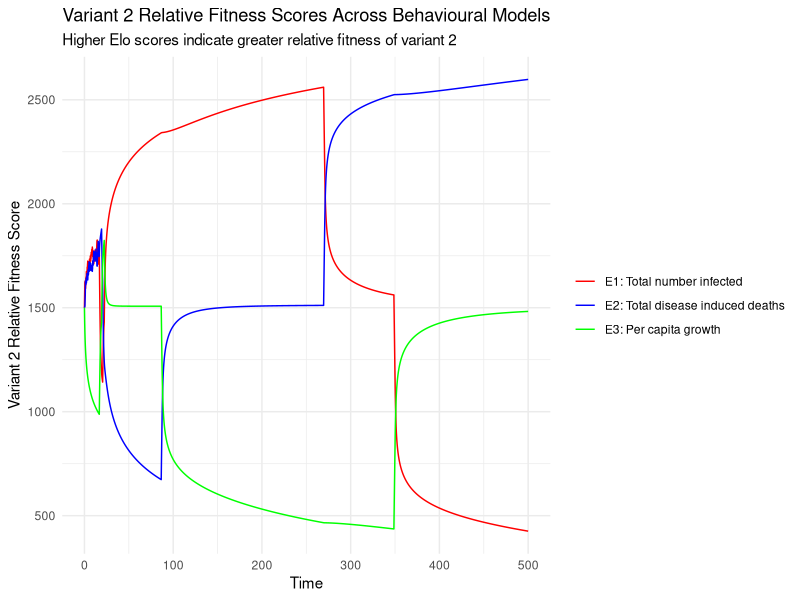

Write the R code that produced this figure.
# BEHAVIOURAL MEDIATION SCENARIO ANALYSIS: RANKING DIFFERENT BEHAVIOURAL MECHANISMS
rm(list=ls())
# setwd()
library(dplyr)
library(deSolve)
library(ggplot2)
library(tidyr)

# ELO RATING FUNCTION
# K FACTOR SET EQUAL TO 32 AS PER CHESS GAME CONVENTION
elo_update <- function(ER1, ER2, ES1, EK = 32) {
  if (is.na(ER1) || is.na(ER2) || is.na(ES1)) {
    return(c(ER1, ER2))
  }
  EP1 <- 1 / (1 + 10^((ER2 - ER1) / 400))
  ER1_new <- ER1 + EK * (ES1 - EP1)
  ER2_new <- ER2 + EK * ((1 - ES1) - (1 - EP1))
  return(c(ER1_new, ER2_new))
}

# BEHAVIOURAL MODEL 1: TOTAL NUMBER INFECTED
SIR_2strains_E1 <- function(t, state, parameters) {
  with(as.list(c(state, parameters)), {
    N1 <- S1 + I1 + R1
    N2 <- S2 + I2 + R2
    
    pre_peak <- 0
    post_peak <- 1
    
    lam1 <- ifelse(t < start_kappa, beta_1 * I1 / ((1 + pre_peak * kappa * (I1 + I2)) * N1), 
                   beta_1 * I1 / ((1 + post_peak * kappa * (I1 + I2)) * N1))
    lam2 <- ifelse(t < start_kappa, beta_2 * I2 / ((1 + pre_peak * kappa * (I1 + I2)) * N2), 
                   beta_2 * I2 / ((1 + post_peak * kappa * (I1 + I2)) * N2))
    
    dS1 <- mu*N1 + omega1*R1 - lam1*S1 - mu*S1
    dS2 <- mu*N2 + omega2*R2 - lam2*S2 - mu*S2
    dI1 <- lam1*S1 - nu1*I1 - mu*I1 - alpha*I1
    dR1 <- nu1*I1 - mu*R1 - omega1*R1
    dD1 <- alpha*I1
    dI2 <- lam2*S2 - nu2*I2 - mu*I2 - alpha*I2
    dR2 <- nu2*I2 - mu*R2 - omega2*R2
    dD2 <- alpha*I2
    
    list(c(dS1, dS2, dI1, dR1, dD1, dI2, dR2, dD2, growth_rate))
  })
}

# BEHAVIOURAL MODEL 2: TOTAL DISEASE INDUCED DEATHS
SIR_2strains_E2 <- function(t, state, parameters) {
  with(as.list(c(state, parameters)), {
    N1 <- S1 + I1 + R1
    N2 <- S2 + I2 + R2
    
    pre_peak <- 0
    post_peak <- 1
    
    lam1 <- ifelse(t < start_kappa, beta_1 * I1 / ((1 + pre_peak * alpha * kappa * (I1 + I2)) * N1), beta_1 * I1 / ((1 + post_peak * alpha * kappa * (I1 + I2)) * N1))
    lam2 <- ifelse(t < start_kappa, beta_2 * I2 / ((1 + pre_peak * alpha * kappa * (I1 + I2)) * N2), beta_2 * I2 / ((1 + post_peak * alpha * kappa * (I1 + I2)) * N2))
    
    dS1 <- mu*N1 + omega1*R1 - lam1*S1 - mu*S1
    dS2 <- mu*N2 + omega2*R2 - lam2*S2 - mu*S2
    dI1 <- lam1*S1 - nu1*I1 - mu*I1 - alpha*I1
    dR1 <- nu1*I1 - mu*R1 - omega1*R1
    dD1 <- alpha*I1
    dI2 <- lam2*S2 - nu2*I2 - mu*I2 - alpha*I2
    dR2 <- nu2*I2 - mu*R2 - omega2*R2
    dD2 <- alpha*I2
    
    list(c(dS1, dS2, dI1, dR1, dD1, dI2, dR2, dD2, growth_rate))
  })
}

# BEHAVIOURAL MODEL 3: PER CAPITA GROWTH
SIR_2strains_E3 <- function(t, state, parameters) {
  with(as.list(c(state, parameters)), {
    N1 <- S1 + I1 + R1
    N2 <- S2 + I2 + R2
    
    pre_peak <- 0
    post_peak <- 1
    
    lam1 <- ifelse(t < start_kappa, beta_1 * I1 / ((1 + pre_peak * kappa * growth_rate) * N1), beta_1 * I1 / ((1 + post_peak * kappa * growth_rate) * N1))
    lam2 <- ifelse(t < start_kappa, beta_2 * I2 / ((1 + pre_peak * kappa * growth_rate) * N2), beta_2 * I2 / ((1 + post_peak * kappa * growth_rate) * N2))
    
    dS1 <- mu*N1 + omega1*R1 - lam1*S1 - mu*S1
    dS2 <- mu*N2 + omega2*R2 - lam2*S2 - mu*S2
    dI1 <- lam1*S1 - nu1*I1 - mu*I1 - alpha*I1
    dR1 <- nu1*I1 - mu*R1 - omega1*R1
    dD1 <- alpha*I1
    dI2 <- lam2*S2 - nu2*I2 - mu*I2 - alpha*I2
    dR2 <- nu2*I2 - mu*R2 - omega2*R2
    dD2 <- alpha*I2
    
    growth_rate <- (dI1 + dI2)/(I1 + I2)
    
    list(c(dS1, dS2, dI1, dR1, dD1, dI2, dR2, dD2, growth_rate))
  })
}

# INITIAL CONDITIONS AND PARAMETERS
initN1 <- 999
initN2 <- 999
initI1 <- 1
initR1 <- 0
initD1 <- 0
initI2 <- 0
initR2 <- 0
initD2 <- 0
initS1 <- initN1 - initI1 - initR1
initS2 <- initN2 - initI2 - initR2

istate <- c(S1 = initS1, S2 = initS2, I1 = initI1, R1 = initR1, D1 = initD1,
            I2 = initI2, R2 = initR2, D2 = initD2, growth_rate = 0)

parameters_E <- c(
  mu = (1/(50*52*7)),
  beta_1 = 0.5,
  beta_2 = 0.8,
  alpha = (168/100000),
  nu1 = 1/10,
  nu2 = 1/10,
  omega1 = 0,
  omega2 = 0,
  kappa = 0.1,
  start_kappa = 16.78,
  start_I2 = 10.0
)

# SIMULATION TIME SETTINGS
time_start <- 0
time_stop <- 500
deltat <- 0.1
tps <- seq(time_start, time_stop, by = deltat)


# INITIALIZING I2 = 1 WHEN T = START_I2
I2_init <- data.frame(var = "I2", time = parameters_E["start_I2"], value = 1, method = "replace")

# RUNNING SIMULATIONS FOR EACH BEHAVIOURAL MODEL
out_E1 <- as.data.frame(ode(y = istate, times = tps, func = SIR_2strains_E1, 
                            parms = parameters_E, events = list(data = I2_init),
                            rtol=1e-6, atol=1e-6, hmax=1/120))

out_E2 <- as.data.frame(ode(y = istate, times = tps, func = SIR_2strains_E2, 
                            parms = parameters_E, events = list(data = I2_init),
                            rtol=1e-6, atol=1e-6, hmax=1/120))

out_E3 <- as.data.frame(ode(y = istate, times = tps, func = SIR_2strains_E3, 
                            parms = parameters_E, events = list(data = I2_init),
                            rtol=1e-6, atol=1e-6, hmax=1/120))

print(str(out_E3))
print(head(out_E3))
print(tail(out_E3))

# CALCULATING RT_1 AND RT_2 VALUES FOR OUT_E1
# ESTIMATING RT_1
out_E1 <- out_E1 %>%
  mutate(Rt_1 = (parameters_E["beta_1"] * out_E1[[2]])/
           ((out_E1[[2]] + out_E1[[4]] + out_E1[[5]])*
              (1 + parameters_E["kappa"] * (out_E1[[4]] + out_E1[[7]]))*
              (parameters_E["nu1"] + parameters_E["mu"] + parameters_E["alpha"])))
# ESTIMATING RT_2
out_E1 <- out_E1 %>%
  mutate(Rt_2 = (parameters_E["beta_2"]*out_E1[["S2"]])/
           ((out_E1[["S2"]] + out_E1[["I2"]] + out_E1[["R2"]])*
              (1 + parameters_E["kappa"] * (out_E1[["I1"]] + out_E1[["I2"]]))*
              (parameters_E["nu2"] + parameters_E["mu"] + parameters_E["alpha"])))

# CALCULATING RT_1 AND RT_2 VALUES FOR OUT_E2
# ESTIMATING RT_1
out_E2 <- out_E2 %>%
  mutate(Rt_1 = (parameters_E["beta_1"] * out_E2[[2]])/
           ((out_E2[[2]] + out_E2[[4]] + out_E2[[5]])*
        (1 + parameters_E["alpha"] * parameters_E["kappa"] * (out_E2[[4]] + out_E2[[7]]))*
              (parameters_E["nu1"] + parameters_E["mu"] + parameters_E["alpha"])))
# ESTIMATING RT_2
out_E2 <- out_E2 %>%
  mutate(Rt_2 = (parameters_E["beta_2"]*out_E2[["S2"]])/
           ((out_E2[["S2"]] + out_E2[["I2"]] + out_E2[["R2"]])*
        (1 + parameters_E["alpha"] * parameters_E["kappa"] * (out_E2[["I1"]] + out_E2[["I2"]]))*
              (parameters_E["nu2"] + parameters_E["mu"] + parameters_E["alpha"])))

# CALCULATING RT_1 AND RT_2 VALUES FOR OUT_E3
# ESTIMATING RT_1
out_E3 <- out_E3 %>%
  mutate(Rt_1 = (parameters_E["beta_1"] * out_E3[[2]])/
           ((out_E3[[2]] + out_E3[[4]] + out_E3[[5]])*
              (1 + parameters_E["kappa"] * (out_E3[["growth_rate"]])) *
              (parameters_E["nu1"] + parameters_E["mu"] + parameters_E["alpha"])))
# ESTIMATING RT_2
out_E3 <- out_E3 %>%
  mutate(Rt_2 = (parameters_E["beta_2"]*out_E3[["S2"]])/
           ((out_E3[["S2"]] + out_E3[["I2"]] + out_E3[["R2"]])*
              (1 + parameters_E["kappa"] * (out_E3[["growth_rate"]])) *
              (parameters_E["nu2"] + parameters_E["mu"] + parameters_E["alpha"])))

# RELATIVE FITNESS RT_1/RT_2 AND ELO RATINGS CALCULATIONS
# STARTING AT 1500 AS IS CONVENTION
calculate_elo <- function(E_df) {
  elo_E1 <- 1500
  elo_E2 <- 1500
  elo_E3 <- 1500
  
  elo_ratings <- data.frame(time = E_df$time, E1 = NA, E2 = NA, E3 = NA)
  elo_ratings$E1[1] <- 1500
  elo_ratings$E2[1] <- 1500
  elo_ratings$E3[1] <- 1500
  
  # DEFINING RELATIVE FITNESS AS RT_1/RT_2 COMPARED WITH POTENTIAL FITNESS BETA_1/BETA_2
  for (i in 2:nrow(E_df)) {
    rf_E1 <- out_E1$Rt_1[i] / out_E1$Rt_2[i]
    rf_E2 <- out_E2$Rt_1[i] / out_E2$Rt_2[i]
    rf_E3 <- out_E3$Rt_1[i] / out_E3$Rt_2[i]
    
  # PAIRWISE COMPARISON OF RELATIVE FITNESS ACROSS BEHAVIOURAL MODELS  
    elo_E1 <- elo_update(elo_E1, elo_E2, ifelse(rf_E1 < rf_E2, 1, ifelse(rf_E1 > rf_E2, 0, 0.5)))[1]
    elo_E1 <- elo_update(elo_E1, elo_E3, ifelse(rf_E1 < rf_E3, 1, ifelse(rf_E1 > rf_E3, 0, 0.5)))[1]
    
    elo_E2 <- elo_update(elo_E2, elo_E1, ifelse(rf_E2 < rf_E1, 1, ifelse(rf_E2 > rf_E1, 0, 0.5)))[1]
    elo_E2 <- elo_update(elo_E2, elo_E3, ifelse(rf_E2 < rf_E3, 1, ifelse(rf_E2 > rf_E3, 0, 0.5)))[1]
    
    elo_E3 <- elo_update(elo_E3, elo_E1, ifelse(rf_E3 < rf_E1, 1, ifelse(rf_E3 > rf_E1, 0, 0.5)))[1]
    elo_E3 <- elo_update(elo_E3, elo_E2, ifelse(rf_E3 < rf_E2, 1, ifelse(rf_E3 > rf_E2, 0, 0.5)))[1]
    
    elo_ratings$E1[i] <- elo_E1
    elo_ratings$E2[i] <- elo_E2
    elo_ratings$E3[i] <- elo_E3
    
    # ADDING DEBUG PRINT STATEMENTS
    if (i %% 1000 == 0) {
      print(paste("elo_E1:", elo_E1, "elo_E2:", elo_E2, "elo_E3:", elo_E3))
    }
    
  }
  
  return(elo_ratings)
}

elo_ratings <- calculate_elo(out_E1)

# USING PRINT STATEMENTS FOR TROUBLESHOOTING
print(summary(elo_ratings))
print(tail(elo_ratings))

# PLOTTING ELO RATINGS
ggplot(elo_ratings, aes(x = time)) +
  geom_line(aes(y = E1, color = "E1: Total number infected")) +
  geom_line(aes(y = E2, color = "E2: Total disease induced deaths")) +
  geom_line(aes(y = E3, color = "E3: Per capita growth")) +
  labs(title = "Variant 2 Relative Fitness Scores Across Behavioural Models",
       subtitle = "Higher Elo scores indicate greater relative fitness of variant 2",
       x = "Time", y = "Variant 2 Relative Fitness Score") +
  scale_color_manual(values = c("E1: Total number infected" = "red",
                                "E2: Total disease induced deaths" = "blue",
                                "E3: Per capita growth" = "green")) +
  theme_minimal() +
  theme(legend.title = element_blank())

ggsave("variant_2_advantage_scores.png", width = 10, height = 6)
